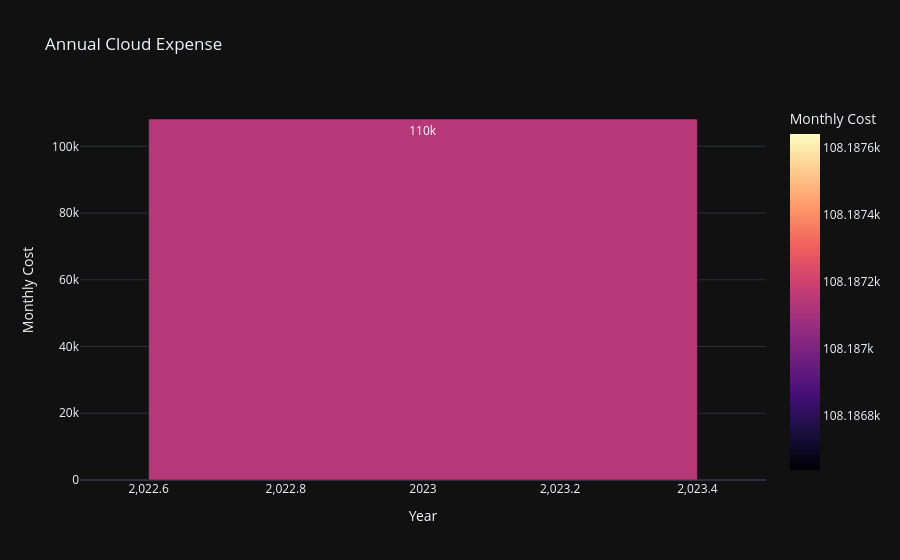

Here is the notebook cell this chart was saved with:
### Code cell
df['Year'] = df['Date'].dt.year
annual_expense = df.groupby('Year')['Monthly Cost'].sum().reset_index()
fig5 = px.bar(annual_expense, x='Year', y='Monthly Cost', title='Annual Cloud Expense', text_auto='.2s', color='Monthly Cost', color_continuous_scale=px.colors.sequential.Magma)
fig5.update_layout(template='plotly_dark')
fig5.show()

### Figure 1 — Plotly figure (JSON) as saved in the notebook; plotly's stock layout.template omitted (floating-point values rounded to 4 significant figures)
{"data": [{"hovertemplate": "Year=%{x}<br>Monthly Cost=%{marker.color}<extra></extra>", "legendgroup": "", "marker": {"color": [108200.0], "coloraxis": "coloraxis", "pattern": {"shape": ""}}, "name": "", "orientation": "v", "showlegend": false, "textposition": "auto", "texttemplate": "%{y:.2s}", "type": "bar", "x": [2023], "xaxis": "x", "y": [108200.0], "yaxis": "y"}], "layout": {"barmode": "relative", "coloraxis": {"colorbar": {"title": {"text": "Monthly Cost"}}, "colorscale": [[0, "#000004"], [0.1111, "#180f3d"], [0.2222, "#440f76"], [0.3333, "#721f81"], [0.4444, "#9e2f7f"], [0.5556, "#cd4071"], [0.6667, "#f1605d"], [0.7778, "#fd9668"], [0.8889, "#feca8d"], [1, "#fcfdbf"]]}, "legend": {"tracegroupgap": 0}, "title": {"text": "Annual Cloud Expense"}, "xaxis": {"anchor": "y", "domain": [0, 1], "title": {"text": "Year"}}, "yaxis": {"anchor": "x", "domain": [0, 1], "title": {"text": "Monthly Cost"}}}}
